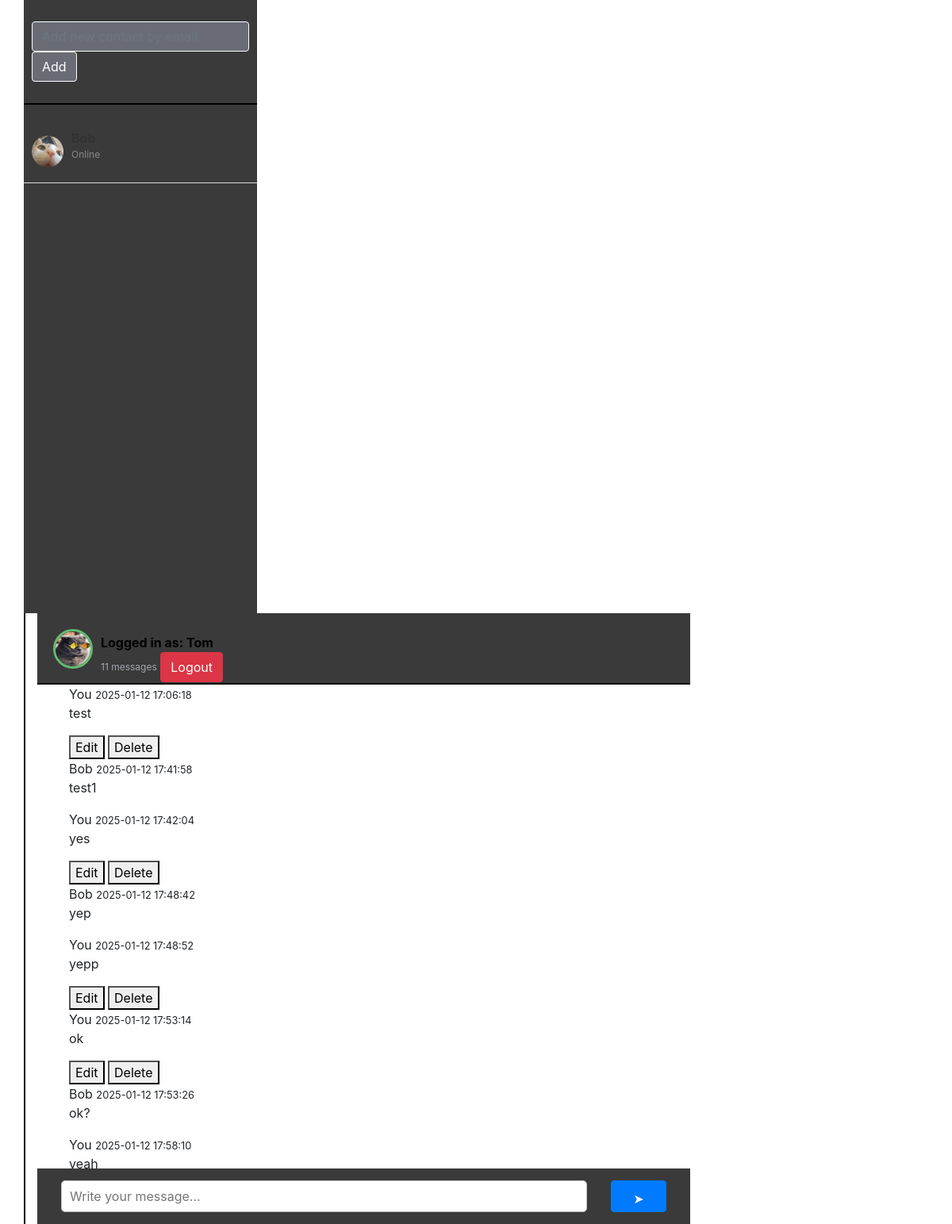
Screenshot of /home.php?receiver_id=5 (signed in) with the database file from the repository.
### tables this page shows
CREATE TABLE `users` (
  `user_id` int(11) NOT NULL,
  `user_name` varchar(100) NOT NULL,
  `user_pass` varchar(100) NOT NULL,
  `user_email` varchar(100) NOT NULL,
  `user_profile` varchar(255) NOT NULL,
  `user_country` text NOT NULL,
  `user_gender` text NOT NULL,
  `forgotten_answer` varchar(100) NOT NULL,
  `log_in` varchar(7) NOT NULL
);

CREATE TABLE `users_chats` (
  `msg_id` int(11) NOT NULL,
  `sender_ID` int(100) NOT NULL,
  `receiver_ID` int(100) NOT NULL,
  `msg_content` varchar(255) NOT NULL,
  `msg_image` varchar(255) DEFAULT NULL,
  `msg_date` timestamp NOT NULL DEFAULT current_timestamp() ON UPDATE current_timestamp()
);

### home.php (the view, shortened to what this page needs)
<?php
include("include/connection.php");
$user_id = $_SESSION["user_id"];
$get_user = "SELECT * FROM users WHERE user_id = ?";
$stmt = $con->prepare($get_user);
$stmt->bind_param("i", $user_id);
$stmt->execute();
$result = $stmt->get_result();
$user = $result->fetch_assoc();
if ($user) {
    $user_name = $user['user_name'];
    $user_profile_image = $user['user_profile'];
} else {
    echo "User not found!";
    exit();
}
$receiver_id = isset($_GET['receiver_id']) ? $_GET['receiver_id'] : null;
$messages = [];
if ($receiver_id) {
    $messages_query = "SELECT uc.msg_id, uc.sender_ID, uc.receiver_ID, uc.msg_content, uc.msg_image, uc.msg_date,
                 u1.user_name AS sender_name, u2.user_name AS receiver_name
          FROM users_chats uc
          JOIN users u1 ON uc.sender_ID = u1.user_id
          JOIN users u2 ON uc.receiver_ID = u2.user_id
          WHERE (uc.sender_ID = ? AND uc.receiver_ID = ?) OR (uc.sender_ID = ? AND uc.receiver_ID = ?)
          ORDER BY uc.msg_date ASC";
    $stmt = $con->prepare($messages_query);
    $stmt->bind_param("iiii", $user_id, $receiver_id, $receiver_id, $user_id);
    $stmt->execute();
    $messages_result = $stmt->get_result();
    $messages = $messages_result->fetch_all(MYSQLI_ASSOC);
}
?>
<!DOCTYPE html>
<html lang="en">
<head>
    <link rel="stylesheet" href="https://stackpath.bootstrapcdn.com/bootstrap/4.3.1/css/bootstrap.min.css">
    <link rel="stylesheet" href="css/home.css">
</head>
<body>
    <div class="container">
        <div class="row">
        <div class="left-sidebar">
            <div class="input-group searchbox">
                <form method="POST" action="add_contact.php">
                    <input type="email" name="email" class="form-control" placeholder="Add new contact by email" required>
                    <button type="submit" class="btn btn-default search-icon" name="add_contact">Add</button>
                </form>
            </div>
            <div class="left-chat">
                <?php
                $user_list_query = "SELECT users.user_id, users.user_name, users.user_profile, users.log_in FROM users
                                    INNER JOIN user_contacts ON user_contacts.contact_id = users.user_id
                                    WHERE user_contacts.user_id = ?";
                $stmt = $con->prepare($user_list_query);
                $stmt->bind_param("i", $user_id);
                $stmt->execute();
                $user_list_result = $stmt->get_result();
                while ($user_data = $user_list_result->fetch_assoc()) {
                    echo "
                    <div class='user-list-item'>
                        <div class='user-profile'>
                            <img src='{$user_data['user_profile']}' alt='Profile Picture' class='user-img'>
                            <div class='user-info'>
                                <a href='home.php?receiver_id={$user_data['user_id']}' class='user-name'>{$user_data['user_name']}</a>
                                <p class='user-status'>{$user_data['log_in']}</p>
                            </div>
                        </div>
                    </div>";
                }
                ?>
            </div>
        </div>
        <div class="col-md-9 col-sm-9 col-xs-12 right-sidebar">
            <div class="right-header">
                <div class="right-header-img">
                    <img src="<?php echo $user_profile_image; ?>" alt="profile image">
                    <div class="right-header-detail">
                        <form method="POST">
                            <p>Logged in as: <?php echo $user_name; ?></p>
                            <span><?php echo count($messages); ?> messages</span>
                            <button name="logout" class="btn btn-danger">Logout</button>
                        </form>
                    </div>
                </div>
            </div>
            <div class="right-header-contentChat">
                <ul id="message-container">
                <?php foreach ($messages as $message): ?>
                    <div class="rightside-chat" id="message-<?php echo $message['msg_id']; ?>" data-message-id="<?php echo $message['msg_id']; ?>">
                        <span><?php echo $message['sender_ID'] == $user_id ? 'You' : $message['sender_name']; ?>
                            <small><?php echo $message['msg_date']; ?></small></span>
                        <p class="message-content"><?php echo $message['msg_content']; ?></p>
                        <?php if ($message['sender_ID'] == $user_id): ?>
                            <button class="edit-button" onclick="editMessage(<?php echo $message['msg_id']; ?>, '<?php echo addslashes($message['msg_content']); ?>')">Edit</button>
                            <button class="delete-button" onclick="deleteMessage(<?php echo $message['msg_id']; ?>)">Delete</button>
                        <?php endif; ?>
                    </div>
                <?php endforeach; ?>
                </ul>
            </div>
            <div class="right-chat-textbox" style="display: <?php echo isset($receiver_id) ? 'block' : 'none'; ?>;">
                <form id="message-form" class="message-form">
                    <input type="text" id="message-input" name="msg_content" placeholder="Write your message..." required>
                    <button type="submit" name="submit" class="btn btn-primary send-button">
                        <i class="fa fa-telegram"></i>&#10148;
                    </button>
                </form>
            </div>
        </div>
    </div>
</body>
</html>

### css/home.css (style rules this page uses)
.container { height: 100vh; width: 100vw; }
.left-sidebar { height: fit-content; background-color: #3A3A3A; padding: 0px; }
.searchbox { width: 100%; padding: 27px 10px; border-bottom: 2px solid #000; }
.form-control, .search-icon, .search-icon:hover { background-color: #6A6C75; border: 1px solid #fff; color: #fff; box-shadow: none !important; }
.left-chat { overflow-y: scroll; height: 80%; }
.left-sidebar { height: calc(100vh - (27px)); }
.right-sidebar { border-left: 2px solid #000; }
.right-header { border-bottom: 2px solid #000; margin: 0px; padding: 0px; }
.right-header-img img { width: 50px; height: 50px; float: left; border-radius: 50%; border: 3px solid #61BC71; margin-right: 10px; }
.right-header { padding: 20px; height: 90px; background-color: #3A3A3A; }
.right-header-detail p { margin: 0px; color: #000; font-weight: bold; padding-top: 5px; }
.right-header-detail span { color: #9FA5AF; font-size: 12px; }
.right-header-contentChat { display: flex; flex-direction: column; gap: 10px; overflow-y: scroll; background-color: #fff; position: relative; height: calc(100vh - (90px + 100px)); }
.right-chat-textbox { padding: 15px 30px; width: 100%; background-color: #3A3A3A; }
.right-chat-textbox input { width: 80%; height: 40px; border: 2px solid #3d85ca; border-radius: 5px; padding: 0px 10px; border: 1px solid #c1c1c1; }
.right-chat-textbox button { height: 40px; width: 70px; margin-left: 20px; }
.send-button { margin-left: 0px; cursor: pointer; padding: 0; }
.message-form { display: flex; align-items: center; }
#message-input { flex-grow: 1; margin-right: 10px; padding: 10px; }
.send-button { padding: 10px 20px; }
.left-chat { margin-top: 20px; }
.user-list-item { display: flex; align-items: center; padding: 10px; border-bottom: 1px solid #ddd; cursor: pointer; }
.user-profile { display: flex; align-items: center; }
.user-img { width: 40px; height: 40px; border-radius: 50%; margin-right: 10px; }
.user-info { display: flex; flex-direction: column; }
.user-name { font-weight: bold; color: #333; }
.user-status { font-size: 12px; color: #888; }

### rows the page displays
users: user_profile (picture), log_in "Online"
users: user_profile (picture), user_name "Tom"
users_chats: shows "You", msg_date "2025-01-12 17:06:18", msg_content "test"
users_chats: sender_ID.user_name "Bob", msg_date "2025-01-12 17:41:58", msg_content "test1"
users_chats: shows "You", msg_date "2025-01-12 17:42:04", msg_content "yes"
users_chats: sender_ID.user_name "Bob", msg_date "2025-01-12 17:48:42", msg_content "yep"
users_chats: shows "You", msg_date "2025-01-12 17:48:52", msg_content "yepp"
users_chats: shows "You", msg_date "2025-01-12 17:53:14", msg_content "ok"
users_chats: sender_ID.user_name "Bob", msg_date "2025-01-12 17:53:26", msg_content "ok?"
users_chats: shows "You", msg_date "2025-01-12 17:58:10", msg_content "yeah"

### other values shown
count($messages) "11"
